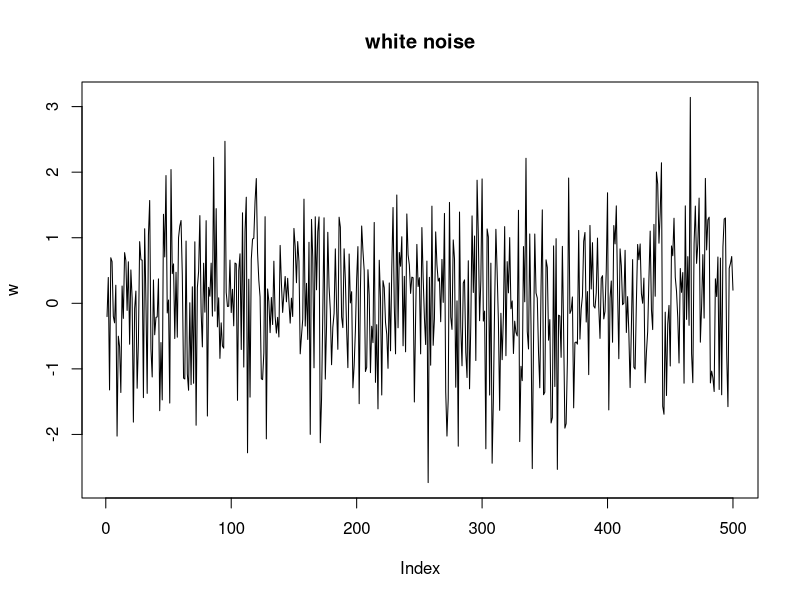
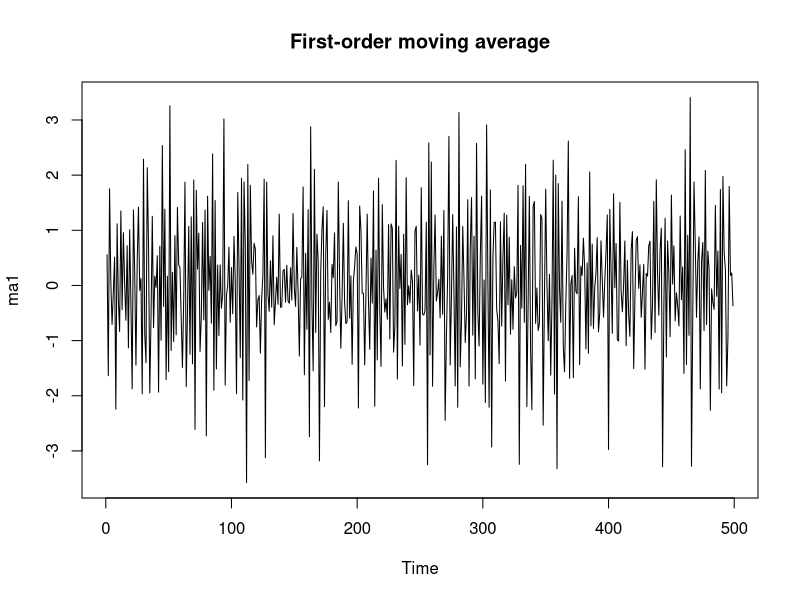
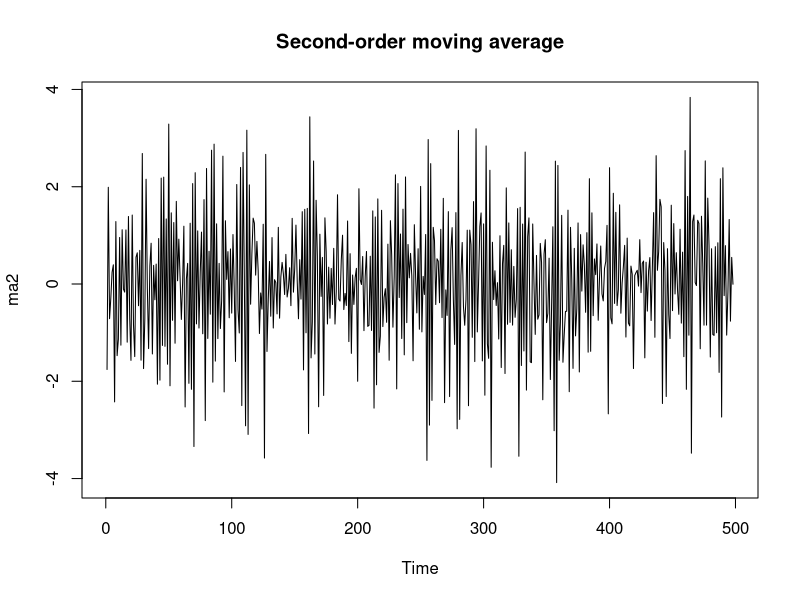
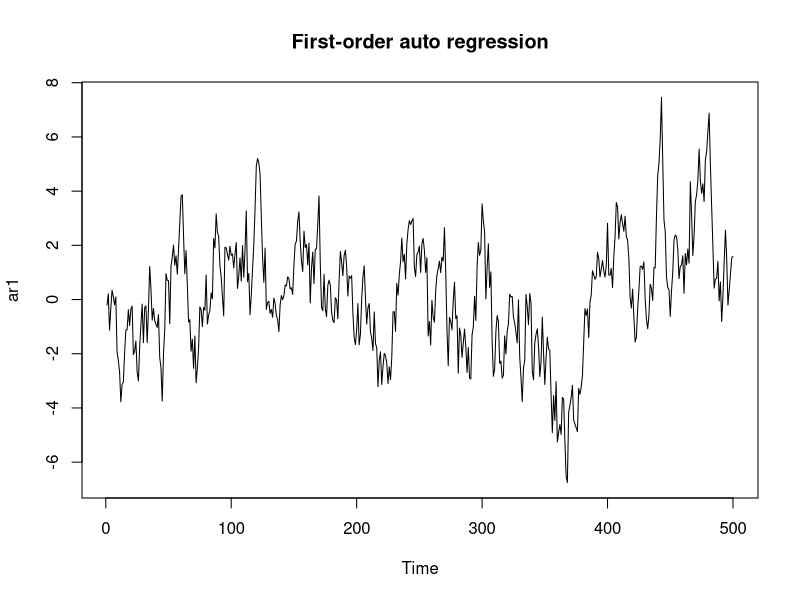
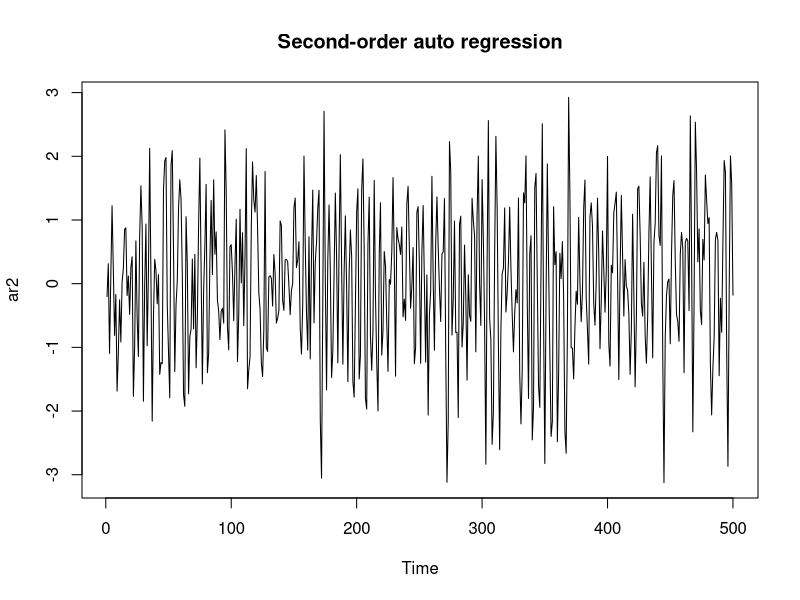
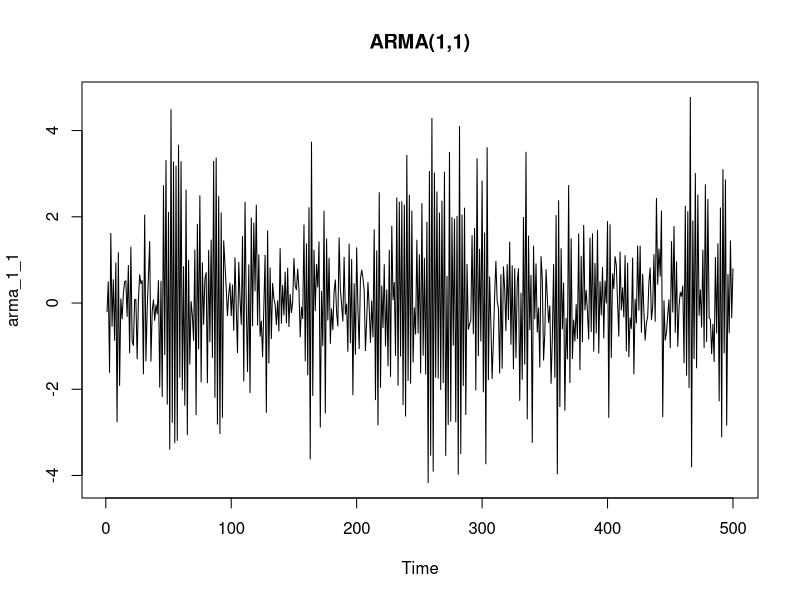
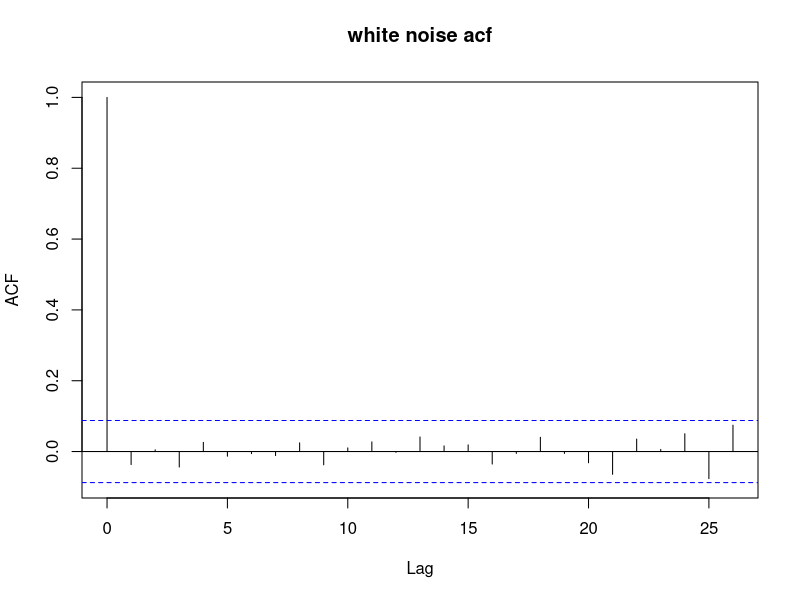
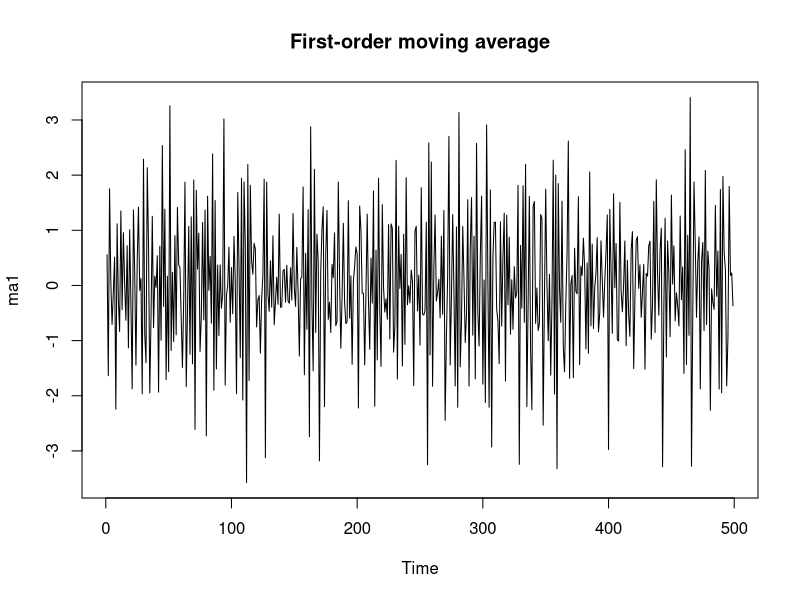

R code for these plots, in order:
#########################################################################
# setwd("/SUDIPTA RKMV University/Time Series")
#########################################################################
# Simple Random Process
#########################################################################
# White Noise
# --------------------------------------
w = rnorm(500,0,1)
w
w1 <- ts(w)
w1
plot(w, main="white noise",type="l")                      # stationary
# --------------------------------------
# MA(1) process
# --------------------------------------
theta=-0.8
ma1=array(0,500)
ma1
ma1[1]=w[1]
ma1=w[2:500]+theta*w[1:499]
plot.ts(ma1, main="First-order moving average")     # stationary
# --------------------------------------
# MA(2) process
# --------------------------------------
theta1=-0.8
theta2=.6
ma2=array(0,500)
ma2[1]=w[1]
ma2[2]=theta1*ma2[1]+w[2]
ma2=w[3:500]+theta1*w[2:499]+theta2*w[1:498]
plot.ts(ma2, main="Second-order moving average")     # stationary
# --------------------------------------
# AR(1) process
# --------------------------------------
phi=0.9
ar1=array(0,500)
ar1[1]=w[1]
for (i in 2:500)
  ar1[i]=phi*ar1[i-1]+w[i]
plot.ts(ar1, main="First-order auto regression")    # stationary
# --------------------------------------
# AR(2) process
# --------------------------------------
phi1=.4
phi2=-.5
ar2=array(0,500)
ar2[1]=w[1]
ar2[2]=phi1*ar2[1]+w[2]
for (i in 3:500)
  ar2[i]=phi1*ar2[i-1]+phi2*ar2[i-2]+w[i]
plot.ts(ar2, main="Second-order auto regression")    # stationary
# --------------------------------------
# ARMA(1,1) process
# --------------------------------------
theta=0.4
phi=-0.9
arma_1_1=array(0,500)
arma_1_1[1]=w[1]
for (i in 2:500)
  arma_1_1[i]=phi*arma_1_1[i-1]+w[i]+theta*w[i-1]
plot.ts(arma_1_1, main="ARMA(1,1)")    # stationary
#########################################################################
# Autocorrelation Function
#########################################################################
# --------------------------------------
# ACF of white noise
# --------------------------------------
rho0=1
wnacf=acf(w, main="white noise acf")
# --------------------------------------
# ACF of MA(1)
# --------------------------------------
theta=-0.8
ma1=array(0,500)
ma1
ma1[1]=w[1]
ma1=w[2:500]+theta*w[1:499]
plot.ts(ma1, main="First-order moving average") 
ma1acf=acf(ma1,ylim = c(-1,1), main="MA(1) acf")
ma1acf
rho1=theta/(1+theta^2)
rho1hat=ma1acf$acf[2]
rho1hat
w22hat=1+2*rho1hat^2
abline(a=1.96*sqrt(w22hat/length(ma1)),b=0,col='red',lty=2)
abline(a=-1.96*sqrt(w22hat/length(ma1)),b=0,col='red',lty=2)
w11hat=1-3*rho1hat^2+4*rho1hat^4
abline(a=rho1hat+1.96*sqrt(w11hat/length(ma1)),b=0,col='green',lty=2)
abline(a=rho1hat-1.96*sqrt(w11hat/length(ma1)),b=0,col='green',lty=2)
points(x=1,y=rho1,col='red')
ma1acf$acf
# --------------------------------------
# ACF of MA(2)
# --------------------------------------
ma2acf=acf(ma2,ylim = c(-1,1), main="MA(2) acf")
# --------------------------------------
# ACF of AR(1)
# --------------------------------------
ar1acf=acf(ar1,ylim = c(-1,1), main="AR(1) acf")
phihat=ar1acf$acf[2]
lags=ar1acf$lag[-1]
what=array(0,length(lags))
w_ii=function(x,i)
  return((1-x^(2*i))*(1+x^2)/(1-x^2)-2*i*x^(2*i))
what=w_ii(phihat,lags)
upperbounds=phihat^lags+1.96*sqrt(what/length(ar1))
lowerbounds=phihat^lags-1.96*sqrt(what/length(ar1))
lines(lags,upperbounds,col='red',lty=2)
lines(lags,lowerbounds,col='red',lty=2)
points(x=lags,y=phi^lags,col='magenta')
# --------------------------------------
# ACF of AR(2)
# --------------------------------------
ar2acf=acf(ar2,ylim = c(-1,1), main="AR(2) acf")
# --------------------------------------
# ACF of ARMA(1,1)
# --------------------------------------
arma_1_1acf=acf(arma_1_1,ylim = c(-1,1), main="ARMA(1,1) acf")
#########################################################################
# Fitting data with trend (Water level of lake Huron)
#########################################################################
LakeHuron
# --------------------------------------
plot.ts(LakeHuron-570,type="o",ylab="level in feet")
trFit <- lm(LakeHuron-570~time(LakeHuron))
summary(trFit)
abline(trFit,col="red")
plot(as.numeric(time(LakeHuron)),trFit$residuals,
     type="o",xlab="Year",ylab="Residuals")

# --------------------------------------
# ACF of residuals of LakeHuron data
# --------------------------------------
yr=trFit$residuals
yracf=acf(yr,40,ylim = c(-0.8,1), main="Lake Huron residual acf")
phiH0=0.791
lags=yracf$lag[-1]
phihat=yracf$acf[2]
what=array(0,length(lags))
w_ii=function(x,i)
  return( (1-x^(2*i))*(1+x^2)/(1-x^2) - 2*i*x^(2*i)) 
what=w_ii(phiH0,lags)
upperbounds=yracf$acf[-1]+1.96*sqrt(what/length(yr))
lowerbounds=yracf$acf[-1]-1.96*sqrt(what/length(yr))
lines(lags,upperbounds,col='red',lty=2)
lines(lags,lowerbounds,col='red',lty=2)
points(x=lags,y=phiH0^lags,col='magenta',pch=8)
#########################################################################

#########################################################################
# Partial Autocorrelation Function
#########################################################################
# --------------------------------------
par(mfrow=c(3,2))
wnpacf=pacf(w, main="white noise pacf")               # PACF of white noise
ma1pacf=pacf(ma1,ylim = c(-1,1), main="MA(1) pacf")   # PACF of MA(1)
ma2pacf=pacf(ma2,ylim = c(-1,1), main="MA(2) pacf")   # PACF of MA(2)
ar1pacf=pacf(ar1,ylim = c(-1,1), main="AR(1) pacf")   # PACF of AR(1)   
ar2pacf=pacf(ar2,ylim = c(-1,1), main="AR(2) pacf")   # PACF of AR(2)
arma_1_1pacf=pacf(arma_1_1,ylim = c(-1,1), main="ARMA(1,1) pacf") # PACF of ARMA(1,1)
#########################################################################
sppacf=pacf(sunspot.year[70:169])

